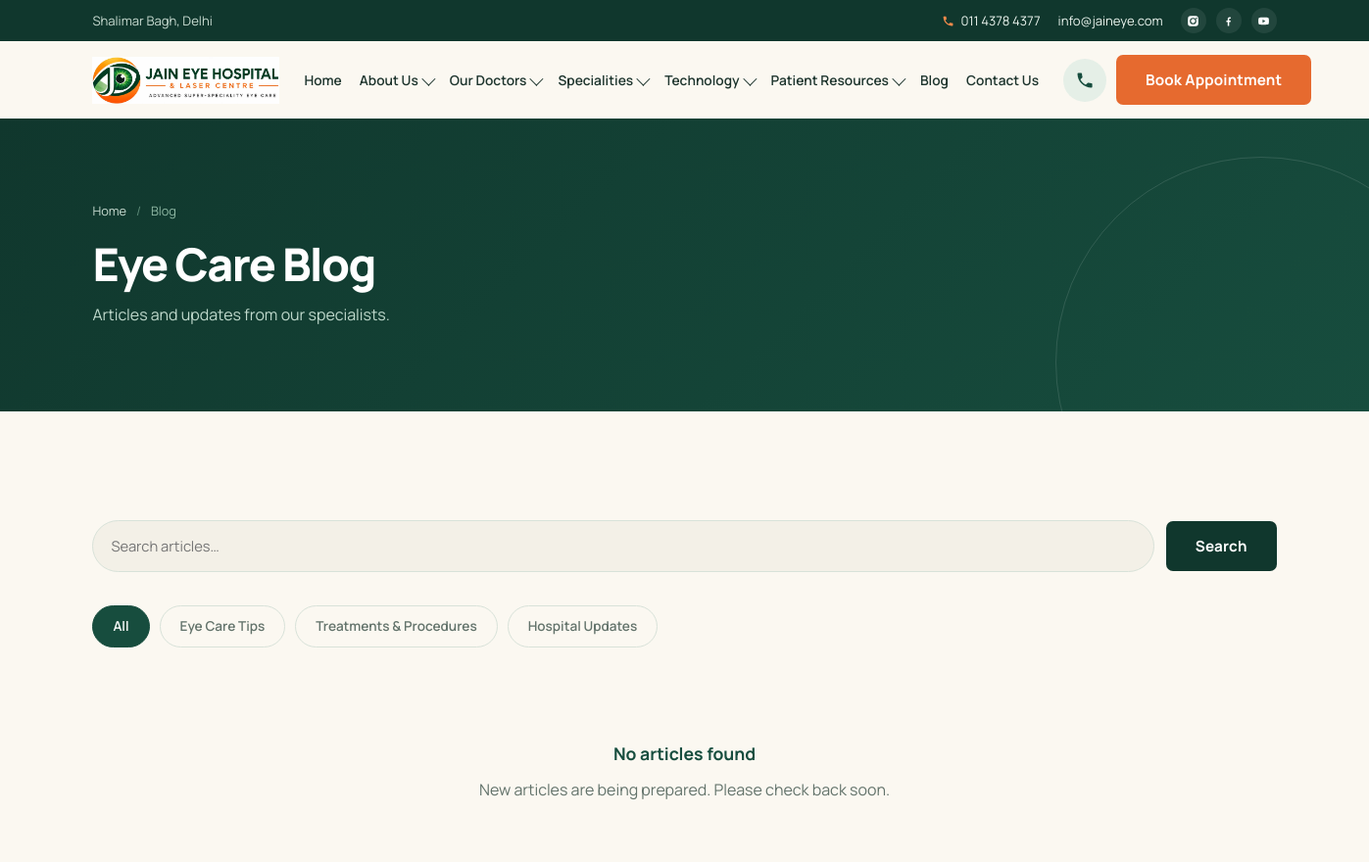
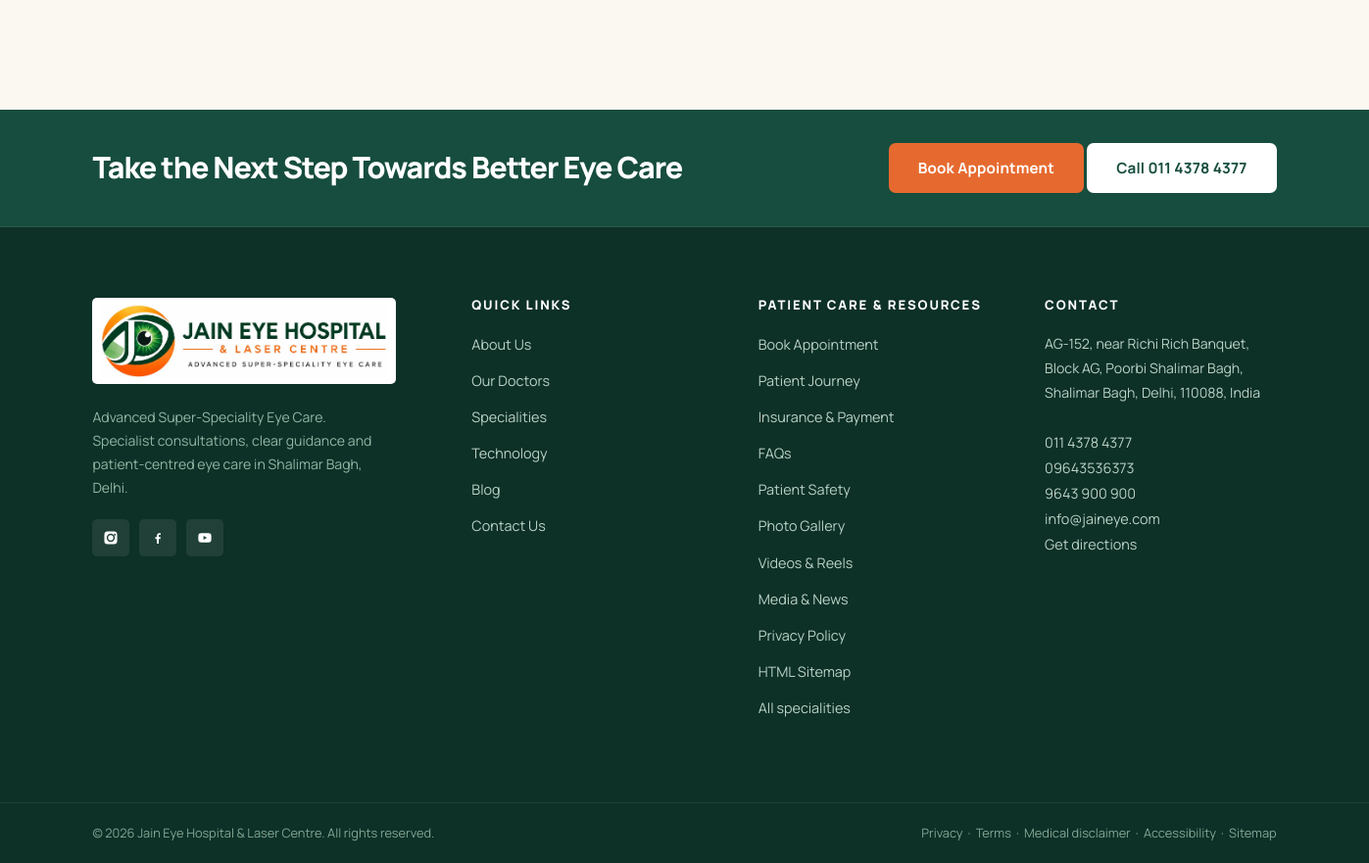
Page /blog on the committed database (2 pictures, top to bottom).
### tables this page shows
CREATE TABLE navigation_items (
  id INT UNSIGNED AUTO_INCREMENT PRIMARY KEY,
  parent_id INT UNSIGNED DEFAULT NULL,
  menu_location ENUM('header','footer') NOT NULL DEFAULT 'header',
  label VARCHAR(120) NOT NULL,
  url VARCHAR(255) NOT NULL,
  has_mega TINYINT(1) NOT NULL DEFAULT 0,
  position INT NOT NULL DEFAULT 0,
  is_active TINYINT(1) NOT NULL DEFAULT 1,
  INDEX idx_parent (parent_id)
);

CREATE TABLE blog_categories (
  id INT UNSIGNED AUTO_INCREMENT PRIMARY KEY,
  name VARCHAR(120) NOT NULL,
  slug VARCHAR(140) NOT NULL UNIQUE,
  description VARCHAR(300) DEFAULT NULL,
  position INT NOT NULL DEFAULT 0
);

CREATE TABLE footer_links (
  id INT UNSIGNED AUTO_INCREMENT PRIMARY KEY,
  column_group VARCHAR(60) NOT NULL DEFAULT 'Quick Links',
  label VARCHAR(120) NOT NULL,
  url VARCHAR(255) NOT NULL,
  position INT NOT NULL DEFAULT 0,
  is_active TINYINT(1) NOT NULL DEFAULT 1
);

### includes/functions.php (called while the page is built, shortened)
<?php
function e(?string $value): string
{
    return htmlspecialchars((string)$value, ENT_QUOTES, 'UTF-8');
}
function url(string $path = ''): string
{
    $scriptDir = str_replace('\\', '/', dirname($_SERVER['SCRIPT_NAME'] ?? '/'));
    $base = rtrim($scriptDir, '/');
    return $base . '/' . ltrim($path, '/');
}
function asset(string $path): string
{
    return url('assets/' . ltrim($path, '/'));
}
function setting(string $key, string $default = ''): string
{
    static $settings = null;
    if ($settings === null) {
        $settings = [];
        foreach (db_all("SELECT setting_key, setting_value FROM site_settings") as $row) {
            $settings[$row['setting_key']] = $row['setting_value'];
        }
    }
    return $settings[$key] ?? $default;
}
function nav_tree(): array
{
    $items = db_all(
        "SELECT * FROM navigation_items
         WHERE is_active = 1 AND menu_location = 'header'
         ORDER BY parent_id, position"
    );
    $tree = ['top' => [], 'children' => []];
    foreach ($items as $item) {
        if ($item['parent_id']) {
            $tree['children'][$item['parent_id']][] = $item;
        } else {
            $tree['top'][] = $item;
        }
    }
    foreach ($tree['top'] as &$top) {
        if ((int)$top['has_mega'] === 1) {
            $cols = db_all(
                "SELECT * FROM mega_menu_columns WHERE nav_item_id = ? AND is_active = 1 ORDER BY position",
                [$top['id']]
            );
        }
    }
    return $tree;
}
function footer_columns(): array
{
    $rows = db_all("SELECT * FROM footer_links WHERE is_active = 1 ORDER BY column_group, position");
    $cols = [];
    foreach ($rows as $row) {
        $cols[$row['column_group']][] = $row;
    }
    return $cols;
}

### includes/db.php (called while the page is built, shortened)
<?php
function db(): PDO
{
    static $pdo = null;
    if ($pdo instanceof PDO) {
        return $pdo;
    }
    $dsn = 'mysql:host=' . DB_HOST . ';dbname=' . DB_NAME . ';charset=' . DB_CHARSET;
    try {
        $pdo = new PDO($dsn, DB_USER, DB_PASS, [
            PDO::ATTR_ERRMODE            => PDO::ERRMODE_EXCEPTION,
            PDO::ATTR_DEFAULT_FETCH_MODE => PDO::FETCH_ASSOC,
            PDO::ATTR_EMULATE_PREPARES   => false,
        ]);
    } catch (PDOException $e) {
        error_log('DB connection failed: ' . $e->getMessage());
        http_response_code(503);
        exit('Service temporarily unavailable. Please try again later.');
    }
    return $pdo;
}
function db_all(string $sql, array $params = []): array
{
    $stmt = db()->prepare($sql);
    $stmt->execute($params);
    return $stmt->fetchAll();
}
function db_val(string $sql, array $params = [])
{
    $stmt = db()->prepare($sql);
    $stmt->execute($params);
    return $stmt->fetchColumn();
}

### pages/blog.php (the view, shortened to what this page needs)
<?php
$cat = (int)($_GET['cat'] ?? 0);
$q = trim((string)($_GET['q'] ?? ''));
$page = max(1, (int)($_GET['page'] ?? 1));
$per = 9;
$where = "p.status='published'";
$params = [];
$total = (int)db_val("SELECT COUNT(*) FROM blog_posts p WHERE $where", $params);
$pages = max(1, (int)ceil($total / $per));
$page = min($page, $pages);
$posts = db_all("SELECT p.*, c.name AS cat_name FROM blog_posts p LEFT JOIN blog_categories c ON c.id=p.category_id WHERE $where ORDER BY p.published_at DESC LIMIT $per OFFSET " . (($page-1)*$per), $params);
$cats = db_all("SELECT * FROM blog_categories ORDER BY position");
require __DIR__ . '/../includes/header.php';
?>
<section class="page-hero"><div class="container">
  <nav class="breadcrumb" aria-label="Breadcrumb"><a href="<?= url('/') ?>">Home</a><span class="sep">/</span><span>Blog</span></nav>
  <h1>Eye Care Blog</h1><p>Articles and updates from our specialists.</p>
</div></section>
<section class="section"><div class="container">
  <form class="filter-bar" method="get" action="<?= url('blog') ?>">
    <input type="search" name="q" value="<?= e($q) ?>" placeholder="Search articles…" aria-label="Search articles">
    <button class="btn btn--dark" type="submit">Search</button>
  </form>
  <?php if ($cats): ?>
  <div class="pill-nav">
    <a href="<?= url('blog') ?>" class="<?= $cat ? '' : 'is-active' ?>">All</a>
    <?php foreach ($cats as $c): ?>
    <a href="<?= url('blog') ?>?cat=<?= (int)$c['id'] ?>" class="<?= $cat === (int)$c['id'] ? 'is-active' : '' ?>"><?= e($c['name']) ?></a>
    <?php endforeach; ?>
  </div>
  <?php endif; ?>
  <?php if ($posts): ?>
  <div class="blog-grid">
    <?php foreach ($posts as $post): ?>
    <article class="post-card reveal">
      <div class="post-card__img"><?= image_or_placeholder($post['featured_image'], '', $post['title']) ?></div>
      <div class="post-card__body">
        <div class="post-card__meta">
          <?php if ($post['cat_name']): ?><span class="post-card__cat"><?= e($post['cat_name']) ?></span><?php endif; ?>
          <span><?= format_date($post['published_at']) ?></span>
        </div>
        <h3><a href="<?= url('blog/' . $post['slug']) ?>"><?= e($post['title']) ?></a></h3>
        <p><?= e($post['excerpt'] ?: excerpt($post['content'] ?? '', 140)) ?></p>
        <a class="link-arrow" href="<?= url('blog/' . $post['slug']) ?>">Read article</a>
      </div>
    </article>
    <?php endforeach; ?>
  </div>
  <?php if ($pages > 1): ?>
  <nav class="pagination" aria-label="Pagination">
    <?php for ($i = 1; $i <= $pages; $i++): ?>
      <?php if ($i === $page): ?><span class="is-current"><?= $i ?></span>
      <?php else: ?><a href="<?= url('blog') ?>?page=<?= $i ?><?= $cat ? "&cat=$cat" : '' ?><?= $q ? '&q=' . urlencode($q) : '' ?>"><?= $i ?></a><?php endif; ?>
    <?php endfor; ?>
  </nav>
  <?php endif; ?>
  <?php else: ?>
  <div class="empty-state"><strong>No articles found</strong>New articles are being prepared. Please check back soon.</div>
  <?php endif; ?>
</div></section>
<?php require __DIR__ . '/../includes/footer.php'; ?>

### includes/header.php (shortened to what this page needs)
<?php
$nav = nav_tree();
?>
<!DOCTYPE html>
<html lang="en">
<head>
<link rel="stylesheet" href="<?= e(asset('css/style.css') . '?v=' . filemtime(__DIR__ . '/../assets/css/style.css')) ?>">
</head>
<body>
<div class="utility-bar">
  <div class="container">
    <span class="utility-bar__left"><?= e(SITE_AREA) ?></span>
    <div class="utility-bar__right">
      <a href="tel:+911143784377">
        <svg class="icon" viewBox="0 0 24 24"><path d="M6.6 10.8c1.4 2.8 3.8 5.2 6.6 6.6l2.2-2.2c.3-.3.7-.4 1-.2 1.2.4 2.4.6 3.7.6.6 0 1 .4 1 1V20c0 .6-.4 1-1 1C10.6 21 3 13.4 3 4c0-.6.4-1 1-1h3.5c.6 0 1 .4 1 1 0 1.3.2 2.5.6 3.7.1.3 0 .7-.2 1l-2.3 2.1z"/></svg>
        <?= e(SITE_PHONE_1) ?></a>
      <a href="mailto:<?= e(SITE_EMAIL) ?>"><?= e(SITE_EMAIL) ?></a>
      <span class="utility-bar__social">
        <a href="<?= e(SITE_INSTAGRAM) ?>" target="_blank" rel="noopener" aria-label="Instagram"></a>
        <a href="<?= e(SITE_FACEBOOK) ?>" target="_blank" rel="noopener" aria-label="Facebook"><svg viewBox="0 0 24 24"><path d="M13.5 21v-7h2.4l.4-3h-2.8V9.1c0-.9.3-1.5 1.6-1.5h1.3V4.9c-.3 0-1.1-.1-2.1-.1-2.1 0-3.6 1.3-3.6 3.7V11H8.2v3h2.5v7h2.8z"/></svg></a>
        <a href="<?= e(SITE_YOUTUBE) ?>" target="_blank" rel="noopener" aria-label="YouTube"><svg viewBox="0 0 24 24"><path d="M21.6 7.2a2.5 2.5 0 0 0-1.8-1.8C18.2 5 12 5 12 5s-6.2 0-7.8.4A2.5 2.5 0 0 0 2.4 7.2 26 26 0 0 0 2 12a26 26 0 0 0 .4 4.8 2.5 2.5 0 0 0 1.8 1.8c1.6.4 7.8.4 7.8.4s6.2 0 7.8-.4a2.5 2.5 0 0 0 1.8-1.8A26 26 0 0 0 22 12a26 26 0 0 0-.4-4.8zM10 15V9l5.2 3L10 15z"/></svg></a>
      </span>
    </div>
  </div>
</div>
<header class="site-header">
  <div class="container">
    <nav class="nav" aria-label="Main navigation">
      <a class="nav__logo" href="<?= url('/') ?>" aria-label="<?= e(SITE_NAME) ?> - Home">
        <img src="<?= asset('img/logo-official.webp') ?>" alt="<?= e(SITE_NAME) ?> — <?= e(SITE_TAGLINE) ?>" width="256" height="64">
      </a>
      <ul class="nav__menu">
        <?php foreach ($nav['top'] as $item):
          $children = $nav['children'][$item['id']] ?? [];
          $mega = $item['mega'] ?? [];
          $hasSub = $children || $mega;
        ?>
        <li class="nav__item<?= $hasSub ? ' nav__item--has-sub' : '' ?>">
          <a class="nav__link" href="<?= url(ltrim($item['url'], '/')) ?>"
             <?php if ($hasSub): ?>aria-haspopup="true" aria-expanded="false"<?php endif; ?>>
            <?= e($item['label']) ?><?php if ($hasSub): ?><span class="caret" aria-hidden="true"></span><?php endif; ?>
          </a>
        </li>
        <?php endforeach; ?>
      </ul>
      <div class="nav__cta">
        <a class="nav__call" href="tel:+911143784377" aria-label="Call <?= e(SITE_PHONE_1) ?>">
          <svg viewBox="0 0 24 24"><path d="M6.6 10.8c1.4 2.8 3.8 5.2 6.6 6.6l2.2-2.2c.3-.3.7-.4 1-.2 1.2.4 2.4.6 3.7.6.6 0 1 .4 1 1V20c0 .6-.4 1-1 1C10.6 21 3 13.4 3 4c0-.6.4-1 1-1h3.5c.6 0 1 .4 1 1 0 1.3.2 2.5.6 3.7.1.3 0 .7-.2 1l-2.3 2.1z"/></svg>
        </a>
        <a class="btn btn--primary" href="<?= url('book-appointment') ?>">Book Appointment</a>
      </div>
    </nav>
  </div>
</header>
<main id="main">

### includes/footer.php (shortened to what this page needs)
<?php
$footer_cols = footer_columns();
$quick_links = $footer_cols['Quick Links'] ?? [];
$patient_resource_links = array_merge($footer_cols['Patient Care'] ?? [], $footer_cols['Resources'] ?? []);
?>
</main>
<footer class="site-footer">
  <div class="footer-cta">
    <div class="container">
      <h2><?= e(setting('final_headline', 'Take the Next Step Towards Better Eye Care')) ?></h2>
      <div class="btn-row">
        <a class="btn btn--primary" href="<?= url('book-appointment') ?>">Book Appointment</a>
        <a class="btn btn--light" href="tel:+911143784377">Call <?= e(SITE_PHONE_1) ?></a>
      </div>
    </div>
  </div>
  <div class="footer-main">
    <div class="container footer-grid">
      <div class="footer-brand">
        <a class="footer-brand__logo" href="<?= url('/') ?>" aria-label="<?= e(SITE_NAME) ?> home">
          <img src="<?= asset('img/logo-official.webp') ?>" alt="<?= e(SITE_NAME) ?> — <?= e(SITE_TAGLINE) ?>">
        </a>
        <p><?= e(SITE_TAGLINE) ?>. Specialist consultations, clear guidance and patient-centred eye care in <?= e(SITE_AREA) ?>.</p>
        <div class="footer-social">
          <a href="<?= e(SITE_INSTAGRAM) ?>" target="_blank" rel="noopener" aria-label="Instagram"></a>
          <a href="<?= e(SITE_FACEBOOK) ?>" target="_blank" rel="noopener" aria-label="Facebook"><svg viewBox="0 0 24 24"><path d="M13.5 21v-7h2.4l.4-3h-2.8V9.1c0-.9.3-1.5 1.6-1.5h1.3V4.9c-.3 0-1.1-.1-2.1-.1-2.1 0-3.6 1.3-3.6 3.7V11H8.2v3h2.5v7h2.8z"/></svg></a>
          <a href="<?= e(SITE_YOUTUBE) ?>" target="_blank" rel="noopener" aria-label="YouTube"><svg viewBox="0 0 24 24"><path d="M21.6 7.2a2.5 2.5 0 0 0-1.8-1.8C18.2 5 12 5 12 5s-6.2 0-7.8.4A2.5 2.5 0 0 0 2.4 7.2 26 26 0 0 0 2 12a26 26 0 0 0 .4 4.8 2.5 2.5 0 0 0 1.8 1.8c1.6.4 7.8.4 7.8.4s6.2 0 7.8-.4a2.5 2.5 0 0 0 1.8-1.8A26 26 0 0 0 22 12a26 26 0 0 0-.4-4.8zM10 15V9l5.2 3L10 15z"/></svg></a>
        </div>
      </div>
      <div class="footer-col">
        <h4>Quick Links</h4>
        <ul>
          <?php foreach ($quick_links as $link): ?>
          <li><a href="<?= url(ltrim($link['url'], '/')) ?>"><?= e($link['label']) ?></a></li>
          <?php endforeach; ?>
        </ul>
      </div>
      <div class="footer-col">
        <h4>Patient Care &amp; Resources</h4>
        <ul>
          <?php foreach ($patient_resource_links as $link): ?>
          <li><a href="<?= url(ltrim($link['url'], '/')) ?>"><?= e($link['label']) ?></a></li>
          <?php endforeach; ?>
          <li><a href="<?= url('specialities') ?>">All specialities</a></li>
        </ul>
      </div>
      <div class="footer-col">
        <h4>Contact</h4>
        <address>
          <?= e(SITE_ADDRESS) ?><br><br>
          <a href="tel:+911143784377"><?= e(SITE_PHONE_1) ?></a><br>
          <a href="tel:+919643536373"><?= e(SITE_PHONE_2) ?></a><br>
          <a href="tel:+919643900900"><?= e(SITE_PHONE_3) ?></a><br>
          <a href="mailto:<?= e(SITE_EMAIL) ?>"><?= e(SITE_EMAIL) ?></a>
          <p><a href="<?= e(SITE_MAPS_URL) ?>" target="_blank" rel="noopener">Get directions</a></p>
        </address>
      </div>
    </div>
  </div>
  <div class="footer-bottom">
    <div class="container">
      <span>&copy; <?= date('Y') ?> <?= e(SITE_NAME) ?>. All rights reserved.</span>
      <span>
        <a href="<?= url('privacy-policy') ?>" style="color:#7FA894">Privacy</a> &nbsp;·&nbsp;
        <a href="<?= url('terms-and-conditions') ?>" style="color:#7FA894">Terms</a> &nbsp;·&nbsp;
        <a href="<?= url('medical-disclaimer') ?>" style="color:#7FA894">Medical disclaimer</a> &nbsp;·&nbsp;
        <a href="<?= url('accessibility') ?>" style="color:#7FA894">Accessibility</a> &nbsp;·&nbsp;
        <a href="<?= url('sitemap') ?>" style="color:#7FA894">Sitemap</a>
      </span>
    </div>
  </div>
</footer>
</body>
</html>

### rows in the picture
navigation_items: label "Home"
navigation_items: label "About Us"
navigation_items: label "Our Doctors"
navigation_items: label "Specialities"
navigation_items: label "Technology"
navigation_items: label "Patient Resources"
navigation_items: label "Blog"
navigation_items: label "Contact Us"
blog_categories: name "Eye Care Tips"
blog_categories: name "Treatments & Procedures"
blog_categories: name "Hospital Updates"
footer_links: label "About Us"
footer_links: label "Our Doctors"
footer_links: label "Specialities"
footer_links: label "Technology"
footer_links: label "Blog"
footer_links: label "Contact Us"
footer_links: label "Book Appointment"
footer_links: label "Patient Journey"
footer_links: label "Insurance & Payment"
footer_links: label "FAQs"
footer_links: label "Patient Safety"
footer_links: label "Photo Gallery"
footer_links: label "Videos & Reels"
footer_links: label "Media & News"
footer_links: label "Privacy Policy"
footer_links: label "HTML Sitemap"

### other values in the picture
SITE_AREA "Shalimar Bagh, Delhi"
SITE_PHONE_1 "011 4378 4377"
SITE_EMAIL "info@jaineye.com"
SITE_TAGLINE "Advanced Super-Speciality Eye Care"
SITE_ADDRESS "AG-152, near Richi Rich Banquet, Block AG, Poorbi Shalimar Bagh, Shalimar Bagh, Delhi, 110088, India"
SITE_PHONE_2 "09643536373"
SITE_PHONE_3 "9643 900 900"
SITE_NAME "Jain Eye Hospital & Laser Centre"
